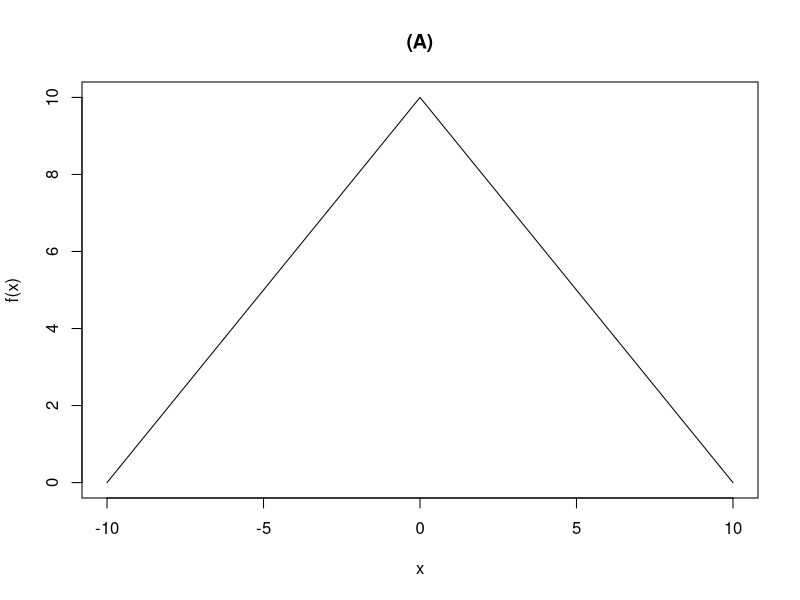
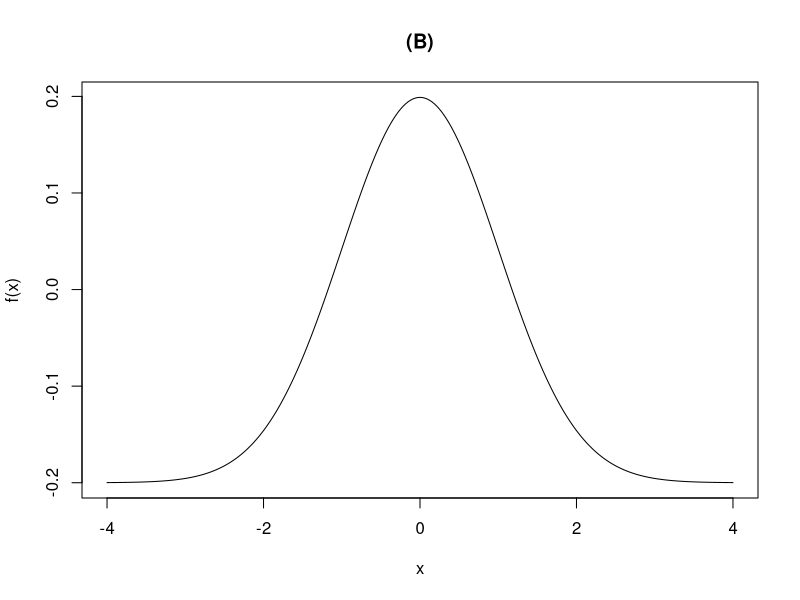

Write the R code that produced these figures, in order.
## ---- chunk 1
x <- seq(-10, 10, by = 0.01)
y <- -abs(x) + 10
plot(x, y, type = "l",xlab = "x", ylab = "f(x)", main = "(A)")
x <- seq(-4, 4, by = 0.01)
y <- dnorm(x) -0.2
plot(x, y, type = "l",xlab = "x", ylab = "f(x)", main = "(B)")
